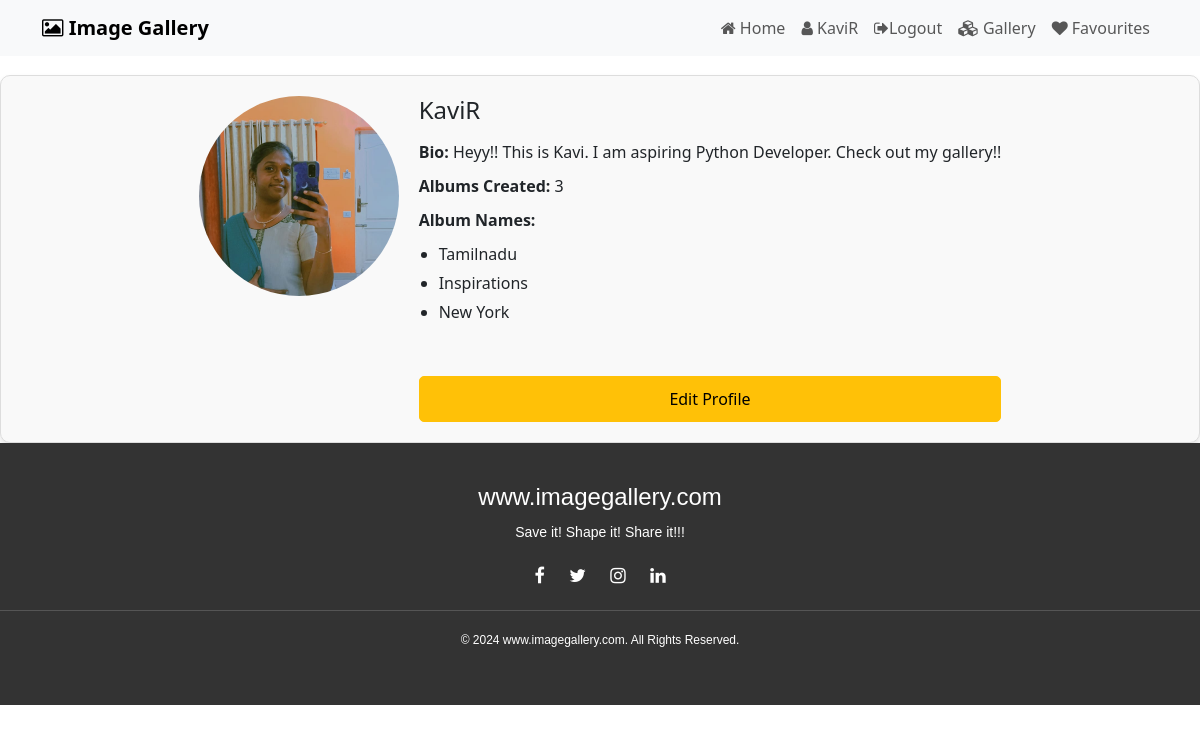
Screenshot of /profile/ (signed in) with the database file from the repository.
### myapp/models.py (models this page shows, shortened)
class Profile(models.Model):
    user = models.OneToOneField(User,on_delete=models.CASCADE)
    profile_pic = models.ImageField(upload_to='profile_pics/',default='default.jpg',blank=True)
    bio = models.TextField(blank=True)
    def album_count(self):
        return self.user.album.count()
    def album_names(self):
        return [album.name for album in self.user.album.all()]

class Album(models.Model):
    name = models.CharField(max_length=100,blank=False)
    description = models.CharField(max_length=255,blank=False)
    owner = models.ForeignKey(User, on_delete=models.CASCADE,related_name='album',default=1)
    cover_image = models.ImageField(upload_to='albums/', blank=True, default='default_cover.jpg')
    is_public = models.BooleanField(default=False)
    class Meta:
        ordering=['-id']

### myapp/views.py (the view)
# urls.py: path('profile/',views.profile,name='profile'),
@login_required
def profile(request):
    try:
        profile = Profile.objects.get(user=request.user)
    except Profile.DoesNotExist:
        profile = Profile.objects.create(user=request.user)
    return render(request, 'myapp/profile.html', {'profile': profile})

### myapp/templates/myapp/profile.html (shortened to what this page needs)
{% extends 'myapp/layout/main.html' %}
{% block content %}
<div class="profile-container" style="margin-top: 75px; display: flex; justify-content: center; gap: 20px; padding: 20px; border: 1px solid #ddd; border-radius: 10px; background-color: #f9f9f9; box-shadow: 0px 4px 6px rgba(0, 0, 0, 0.1);">
    <div class="profile-pic" style="flex-shrink: 0;">
      <img src="{{ profile.profile_pic.url }}" alt="{{ profile.user.username }}'s Profile" style="width: 200px; height: 200px; border-radius: 50%; object-fit: cover;">
    </div>
    <div class="profile-info" style="display: flex; flex-direction: column; justify-content: center;">
      <h3 style="font-size: 24px; margin-bottom: 10px;">{{ profile.user.username }}</h3>
      <p style="margin: 5px 0;"><strong>Bio:</strong> {{ profile.bio }}</p>
      <p style="margin: 5px 0;"><strong>Albums Created:</strong> {{ profile.album_count }}</p>
      <p style="margin: 5px 0;"><strong>Album Names:</strong>
        <ul style="list-style: disc; margin-left: 20px; padding-left: 0;">
          {% for album in profile.album_names %}
            <li style="margin: 5px 0;">{{ album }}</li>
          {% endfor %}
        </ul>
      </p>
      <a href="{% url 'edit_profile' %}" class="btn btn-warning" style="margin-top: 15px; padding: 10px 15px; background-color: #ffc107; color: #000; text-decoration: none; border-radius: 5px; display: inline-block; text-align: center; ">Edit Profile</a>
    </div>
  </div>
{% endblock %}

### myapp/templates/myapp/inc/navbar.html (shortened to what this page needs)
<nav class="navbar navbar-expand-lg  bg-light fixed-top" >
    <div class="container">
      <a class="navbar-brand" href="{% url 'home' %}"><i class="fa fa-image"></i><b> Image Gallery</b></a>
      <div class="collapse navbar-collapse" id="navbarNavAltMarkup">
        <div class="navbar-nav ms-auto">
         <a class="nav-link" aria-current="page" href="{% url 'home' %}"><i class="fa fa-home"></i> Home</a>
            <a class="nav-link" aria-current="page" href="{% url 'profile' %}"><i class="fa fa-user"></i> {{request.user}}</a>
            <a class="nav-link" aria-current="page" href="{% url 'logout_page' %}"><i class="fa fa-sign-out"></i>Logout</a>
            <a class="nav-link" href="{% url 'gallery' %}"><i class="fa fa-cubes"></i> Gallery</a>
            <a class="nav-link" href="{% url 'favorite_list' %}" ><i class="fa fa-heart"></i> Favourites</a>
        </div>
      </div>
    </div>
  </nav>

### static/css/styles.css (style rules this page uses)
body { font-family: Arial, sans-serif; line-height: 1.6; }

### rows the page displays
Profile: profile_pic (picture), user.username "KaviR", bio "Heyy!! This is Kavi. I am aspiring Python Developer. Check out my gallery!!", album_count "3"
Album: album_names "Tamilnadu"
Album: album_names "Inspirations"
Album: album_names "New York"

### other values shown
{{ request.user }} "KaviR"
